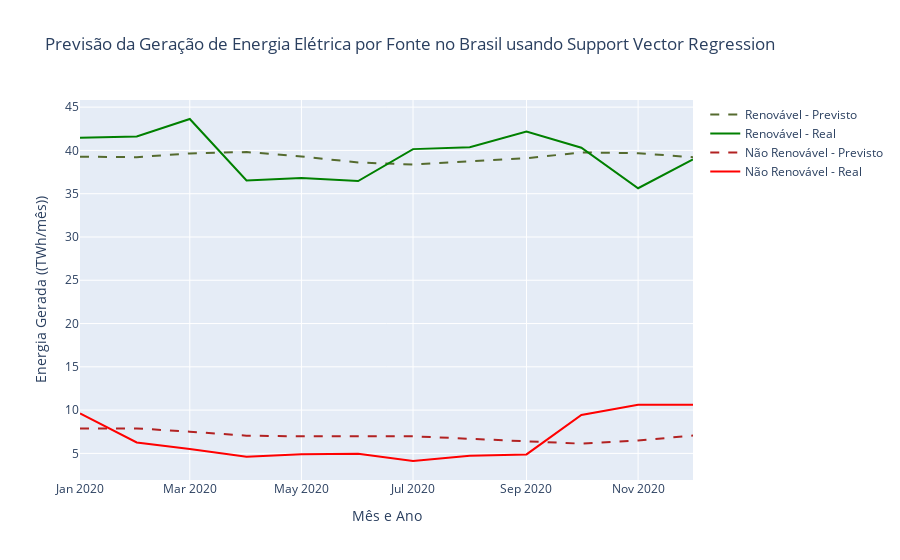

Source (notebook cell):
### Code cell
f.plot_results(df, y_val, y_pred_svr, 'Support Vector Regression')

### Figure 1 — Plotly figure (JSON) as saved in the notebook; plotly's stock layout.template omitted (floating-point values rounded to 4 significant figures)
{"data": [{"line": {"color": "darkolivegreen", "dash": "dash", "width": 2}, "mode": "lines", "name": "Renovável - Previsto", "type": "scatter", "x": ["2020-01", "2020-02", "2020-03", "2020-04", "2020-05", "2020-06", "2020-07", "2020-08", "2020-09", "2020-10", "2020-11", "2020-12"], "y": [39.28, 39.22, 39.66, 39.81, 39.3, 38.61, 38.36, 38.77, 39.1, 39.77, 39.68, 39.21]}, {"line": {"color": "green", "width": 2}, "mode": "lines", "name": "Renovável - Real", "type": "scatter", "x": ["2020-01", "2020-02", "2020-03", "2020-04", "2020-05", "2020-06", "2020-07", "2020-08", "2020-09", "2020-10", "2020-11", "2020-12"], "y": [41.46, 41.6, 43.63, 36.53, 36.8, 36.46, 40.15, 40.37, 42.17, 40.31, 35.63, 38.96]}, {"line": {"color": "firebrick", "dash": "dash", "width": 2}, "mode": "lines", "name": "Não Renovável - Previsto", "type": "scatter", "x": ["2020-01", "2020-02", "2020-03", "2020-04", "2020-05", "2020-06", "2020-07", "2020-08", "2020-09", "2020-10", "2020-11", "2020-12"], "y": [7.872, 7.887, 7.5, 7.046, 6.965, 6.947, 6.98, 6.683, 6.386, 6.122, 6.489, 7.054]}, {"line": {"color": "red", "width": 2}, "mode": "lines", "name": "Não Renovável - Real", "type": "scatter", "x": ["2020-01", "2020-02", "2020-03", "2020-04", "2020-05", "2020-06", "2020-07", "2020-08", "2020-09", "2020-10", "2020-11", "2020-12"], "y": [9.61, 6.26, 5.5, 4.62, 4.89, 4.95, 4.12, 4.72, 4.88, 9.43, 10.61, 10.62]}], "layout": {"title": {"text": "Previsão da Geração de Energia Elétrica por Fonte no Brasil usando Support Vector Regression"}, "xaxis": {"title": {"text": "Mês e Ano"}}, "yaxis": {"title": {"text": "Energia Gerada ((TWh/mês))"}}}}
